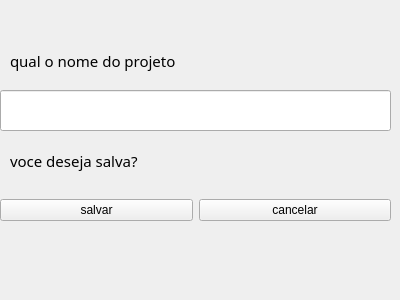
<?xml version="1.0" encoding="UTF-8"?>
<ui version="4.0">
 <class>alert</class>
 <widget class="QWidget" name="alert">
  <property name="geometry">
   <rect>
    <x>0</x>
    <y>0</y>
    <width>400</width>
    <height>300</height>
   </rect>
  </property>
  <property name="windowTitle">
   <string>Form</string>
  </property>
  <widget class="QLabel" name="label">
   <property name="geometry">
    <rect>
     <x>10</x>
     <y>40</y>
     <width>331</width>
     <height>41</height>
    </rect>
   </property>
   <property name="font">
    <font>
     <family>Candara</family>
     <pointsize>11</pointsize>
    </font>
   </property>
   <property name="text">
    <string>qual o nome do projeto</string>
   </property>
  </widget>
  <widget class="QWidget" name="horizontalLayoutWidget">
   <property name="geometry">
    <rect>
     <x>0</x>
     <y>170</y>
     <width>391</width>
     <height>81</height>
    </rect>
   </property>
   <layout class="QHBoxLayout" name="horizontalLayout">
    <item>
     <widget class="QPushButton" name="salvar">
      <property name="text">
       <string>salvar</string>
      </property>
     </widget>
    </item>
    <item>
     <widget class="QPushButton" name="cancelar">
      <property name="text">
       <string>cancelar</string>
      </property>
     </widget>
    </item>
   </layout>
  </widget>
  <widget class="QLineEdit" name="texto">
   <property name="geometry">
    <rect>
     <x>0</x>
     <y>90</y>
     <width>391</width>
     <height>41</height>
    </rect>
   </property>
  </widget>
  <widget class="QLabel" name="label_2">
   <property name="geometry">
    <rect>
     <x>10</x>
     <y>140</y>
     <width>331</width>
     <height>41</height>
    </rect>
   </property>
   <property name="font">
    <font>
     <family>Candara</family>
     <pointsize>11</pointsize>
    </font>
   </property>
   <property name="text">
    <string>voce deseja salva?</string>
   </property>
  </widget>
 </widget>
 <resources/>
 <connections>
  <connection>
   <sender>cancelar</sender>
   <signal>clicked()</signal>
   <receiver>alert</receiver>
   <slot>close()</slot>
   <hints>
    <hint type="sourcelabel">
     <x>338</x>
     <y>206</y>
    </hint>
    <hint type="destinationlabel">
     <x>296</x>
     <y>19</y>
    </hint>
   </hints>
  </connection>
 </connections>
</ui>
